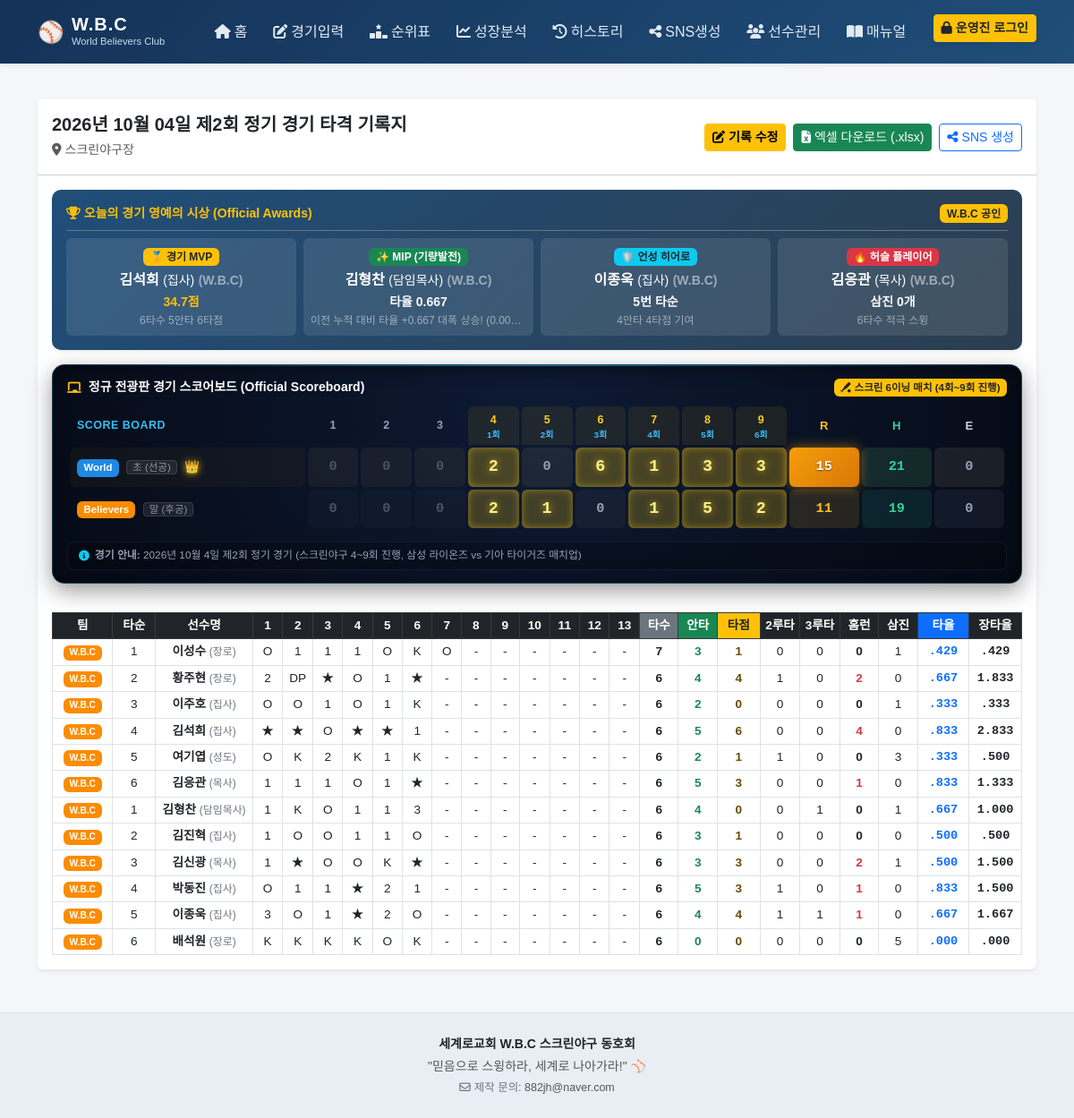
Before: /game/12 with the older database file.
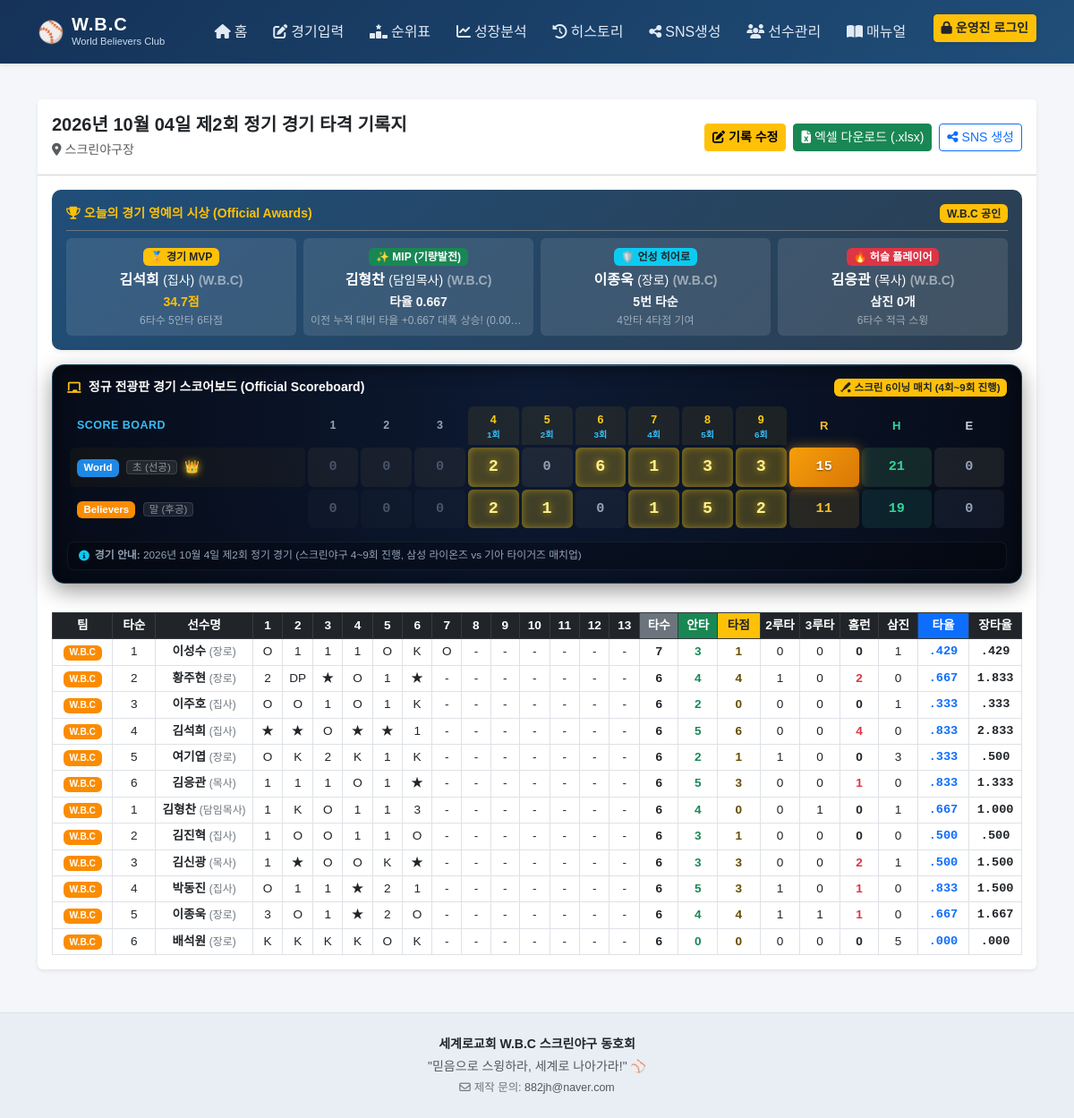
After: the same page with the newer database file.
### tables this page shows
CREATE TABLE players (
            id        INTEGER PRIMARY KEY AUTOINCREMENT,
            name      TEXT NOT NULL,
            team      TEXT NOT NULL,
            is_active INTEGER DEFAULT 1,
            created_at TEXT DEFAULT (datetime('now','localtime'))
        , title TEXT DEFAULT '');

CREATE TABLE batting_records (
            id          INTEGER PRIMARY KEY AUTOINCREMENT,
            game_id     INTEGER NOT NULL,
            player_id   INTEGER NOT NULL,
            team        TEXT NOT NULL,
            batting_order INTEGER DEFAULT 0,
            inn1  TEXT, inn2  TEXT, inn3  TEXT, inn4  TEXT, inn5  TEXT,
            inn6  TEXT, inn7  TEXT, inn8  TEXT, inn9  TEXT,
            inn10 TEXT, inn11 TEXT, inn12 TEXT, inn13 TEXT,
            ab        INTEGER DEFAULT 0,
            hits      INTEGER DEFAULT 0,
            singles   INTEGER DEFAULT 0,
            doubles   INTEGER DEFAULT 0,
            triples   INTEGER DEFAULT 0,
            hr        INTEGER DEFAULT 0,
            rbi       INTEGER DEFAULT 0,
            bb        INTEGER DEFAULT 0,
            k         INTEGER DEFAULT 0,
            out_count INTEGER DEFAULT 0,
            dp        INTEGER DEFAULT 0,
            avg REAL DEFAULT 0.0,
            slg REAL DEFAULT 0.0,
            obp REAL DEFAULT 0.0,
            FOREIGN KEY (game_id)   REFERENCES games(id)   ON DELETE CASCADE,
            FOREIGN KEY (player_id) REFERENCES players(id)
        );

### app.py (the view)
@app.route('/game/<int:gid>')
def game_detail(gid):
    conn = get_db()
    game = conn.execute('SELECT * FROM games WHERE id=?',(gid,)).fetchone()
    if not game: return redirect(url_for('history'))
    scoreboard = get_scoreboard_data(game, conn)
    recs = conn.execute('''
        SELECT p.name,p.title,p.team,br.*
        FROM batting_records br JOIN players p ON p.id=br.player_id
        WHERE br.game_id=? ORDER BY br.id ASC
    ''',(gid,)).fetchall()
    conn.close()
    awards = calc_game_awards(gid)
    return render_template('game_detail.html', game=game, records=recs, awards=awards, scoreboard=scoreboard, fmt_date=fmt_date)

### app.py (called while the page is built)
def fmt_rate(val):
    if val is None:
        return ".000"
    try:
        v = float(val)
    except (ValueError, TypeError):
        return ".000"
    if v >= 1.0:
        return f"{v:.3f}"
    s = f"{v:.3f}"
    if s.startswith('0.'):
        return s[1:]
    return s

def format_player_display(name, title=''):
    t = (title or '').strip()
    return f"{name} {t}".strip() if t else name

def format_player_honorific(name, title=''):
    t = (title or '').strip()
    if not t or t == '성도':
        return f"{name} 성도님"
    if t == '담임목사':
        return f"{name} 담임목사님"
    if t in ('목사', '장로', '권사', '집사', '안수집사'):
        return f"{name} {t}님"
    if t.endswith('님'):
        return f"{name} {t}"
    return f"{name} {t}님"

@app.template_filter('rate')
def rate_filter(val):
    return fmt_rate(val)

@app.context_processor
def inject_auth():
    return {
        'is_admin': session.get('is_admin', False),
        'fmt_rate': fmt_rate,
        'fmt_title': format_player_display,
        'fmt_honor': format_player_honorific
    }

### templates/game_detail.html (shortened to what the changed rows need)
{% extends 'base.html' %}
{% block content %}
<div class="card shadow-sm border-0 mb-4">
    {% if awards and awards.mvp %}
    <div class="px-3 pt-3">
        <div class="card border-0 shadow-sm" style="background: linear-gradient(135deg, #1F4E79, #2C3E50); color: white; border-radius: 10px;">
            <div class="card-body py-3">
                <div class="row g-2 text-center">
                    {% if awards.unsung %}
                    <div class="col-md-3 col-6">
                        <div class="p-2 rounded bg-white bg-opacity-10 h-100">
                            <span class="badge bg-info text-dark mb-1">🛡️ 언성 히어로</span>
                            <div class="fw-bold fs-6">{{ awards.unsung.name }}{% if awards.unsung.title %} <small class="text-white-75 fw-normal">({{ awards.unsung.title }})</small>{% endif %} <small class="text-white-50">({{ awards.unsung.team }})</small></div>
                            <small class="text-light fw-bold">{{ awards.unsung.batting_order }}번 타순</small>
                            <div class="text-white-50" style="font-size: 0.75rem;">{{ awards.unsung.hits }}안타 {{ awards.unsung.rbi }}타점 기여</div>
                        </div>
                    </div>
                    {% endif %}
                </div>
            </div>
        </div>
    </div>
    {% endif %}
    {% if scoreboard and scoreboard.teams %}
    <div class="px-3 pt-3">
        <div class="scoreboard-matrix-wrap mb-3">
            <div class="scoreboard-scroll-container">
                <table class="scoreboard-matrix-table">
                    <thead>
                        <tr>
                            <th class="th-team">SCORE BOARD</th>
                            {% for inn in range(1, 10) %}
                            <th class="th-inn {% if inn >= 4 %}active-match-inn{% endif %}">
                                <div>{{ inn }}</div>
                                {% if inn >= 4 %}<span class="sub-inn-label">{{ inn - 3 }}회</span>{% endif %}
                            </th>
                            {% endfor %}
                            <th class="th-stat th-r">R</th>
                            <th class="th-stat th-h">H</th>
                            <th class="th-stat th-e">E</th>
                        </tr>
                    </thead>
                </table>
            </div>
        </div>
    </div>
    {% endif %}
    <div class="card-body">
        <div class="table-responsive">
            <table class="table table-bordered table-sm align-middle text-center mb-0" style="font-size:0.85rem; min-width: 900px;">
                <thead class="table-dark text-nowrap">
                    <tr>
                        <th style="width: 70px;">팀</th>
                        <th style="width: 50px;">타순</th>
                        <th style="width: 110px; min-width: 100px;">선수명</th>
                        {% for inn in range(1, 14) %}
                        <th style="width: 35px;">{{ inn }}</th>
                        {% endfor %}
                        <th class="bg-secondary" style="width: 45px;">타수</th>
                        <th class="bg-success" style="width: 45px;">안타</th>
                        <th class="bg-warning text-dark" style="width: 50px;">타점</th>
                        <th style="width: 45px;">2루타</th>
                        <th style="width: 45px;">3루타</th>
                        <th style="width: 45px;">홈런</th>
                        <th style="width: 45px;">삼진</th>
                        <th class="bg-primary text-white" style="width: 60px;">타율</th>
                        <th style="width: 60px;">장타율</th>
                    </tr>
                </thead>
                <tbody>
                    {% for r in records %}
                    <tr>
                        <td>
                            <span class="badge {{ 'badge-world' if r.team == 'World' else 'badge-believers' }}">
                                {{ r.team }}
                            </span>
                        </td>
                        <td>{{ r.batting_order }}</td>
                        <td class="fw-bold">{{ r.name }}{% if r.title %} <small class="text-secondary fw-normal">({{ r.title }})</small>{% endif %}</td>
                        <td>{{ r.inn1 or '-' }}</td>
                        <td>{{ r.inn2 or '-' }}</td>
                        <td>{{ r.inn3 or '-' }}</td>
                        <td>{{ r.inn4 or '-' }}</td>
                        <td>{{ r.inn5 or '-' }}</td>
                        <td>{{ r.inn6 or '-' }}</td>
                        <td>{{ r.inn7 or '-' }}</td>
                        <td>{{ r.inn8 or '-' }}</td>
                        <td>{{ r.inn9 or '-' }}</td>
                        <td>{{ r.inn10 or '-' }}</td>
                        <td>{{ r.inn11 or '-' }}</td>
                        <td>{{ r.inn12 or '-' }}</td>
                        <td>{{ r.inn13 or '-' }}</td>
                        <td class="fw-bold">{{ r.ab }}</td>
                        <td class="fw-bold text-success">{{ r.hits }}</td>
                        <td class="fw-bold text-warning-emphasis">{{ r.rbi or 0 }}</td>
                        <td>{{ r.doubles }}</td>
                        <td>{{ r.triples }}</td>
                        <td class="fw-bold {{ 'text-danger' if r.hr > 0 else '' }}">{{ r.hr }}</td>
                        <td>{{ r.k }}</td>
                        <td class="stat-mono fw-bold text-primary">{{ r.avg | rate }}</td>
                        <td class="stat-mono">{{ r.slg | rate }}</td>
                    </tr>
                    {% endfor %}
                </tbody>
            </table>
        </div>
    </div>
</div>
{% endblock %}

Changed rows visible on the page:
changed players "이종욱": unsung "집사" → "장로"
changed through a linked row, batting_records "이종욱": title "집사" → "장로"
changed through a linked row, batting_records "여기엽": title "성도" → "장로"
